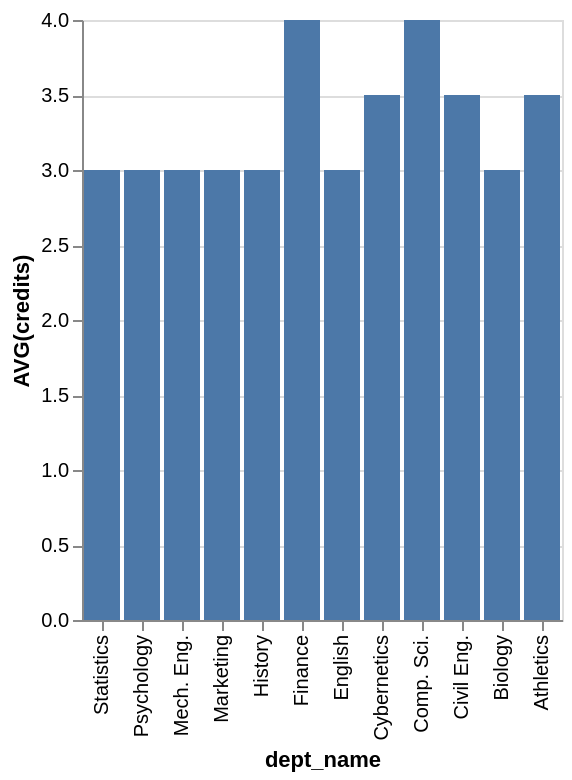

Vega-Lite specification for this chart:
### Vega-Lite specification from a JSON file in a GitHub repository (floating-point values rounded to 4 significant figures)
{"data": {"values": [{"x_data": "Statistics", "y_data": 3}, {"x_data": "Psychology", "y_data": 3}, {"x_data": "Mech. Eng.", "y_data": 3}, {"x_data": "Marketing", "y_data": 3}, {"x_data": "History", "y_data": 3}, {"x_data": "Finance", "y_data": 4}, {"x_data": "English", "y_data": 3}, {"x_data": "Cybernetics", "y_data": 3.5}, {"x_data": "Comp. Sci.", "y_data": 4}, {"x_data": "Civil Eng.", "y_data": 3.5}, {"x_data": "Biology", "y_data": 3}, {"x_data": "Athletics", "y_data": 3.5}]}, "mark": "bar", "encoding": {"x": {"field": "x_data", "type": "nominal", "title": "dept_name", "sort": "descending"}, "y": {"field": "y_data", "type": "quantitative", "title": "AVG(credits)"}}}
